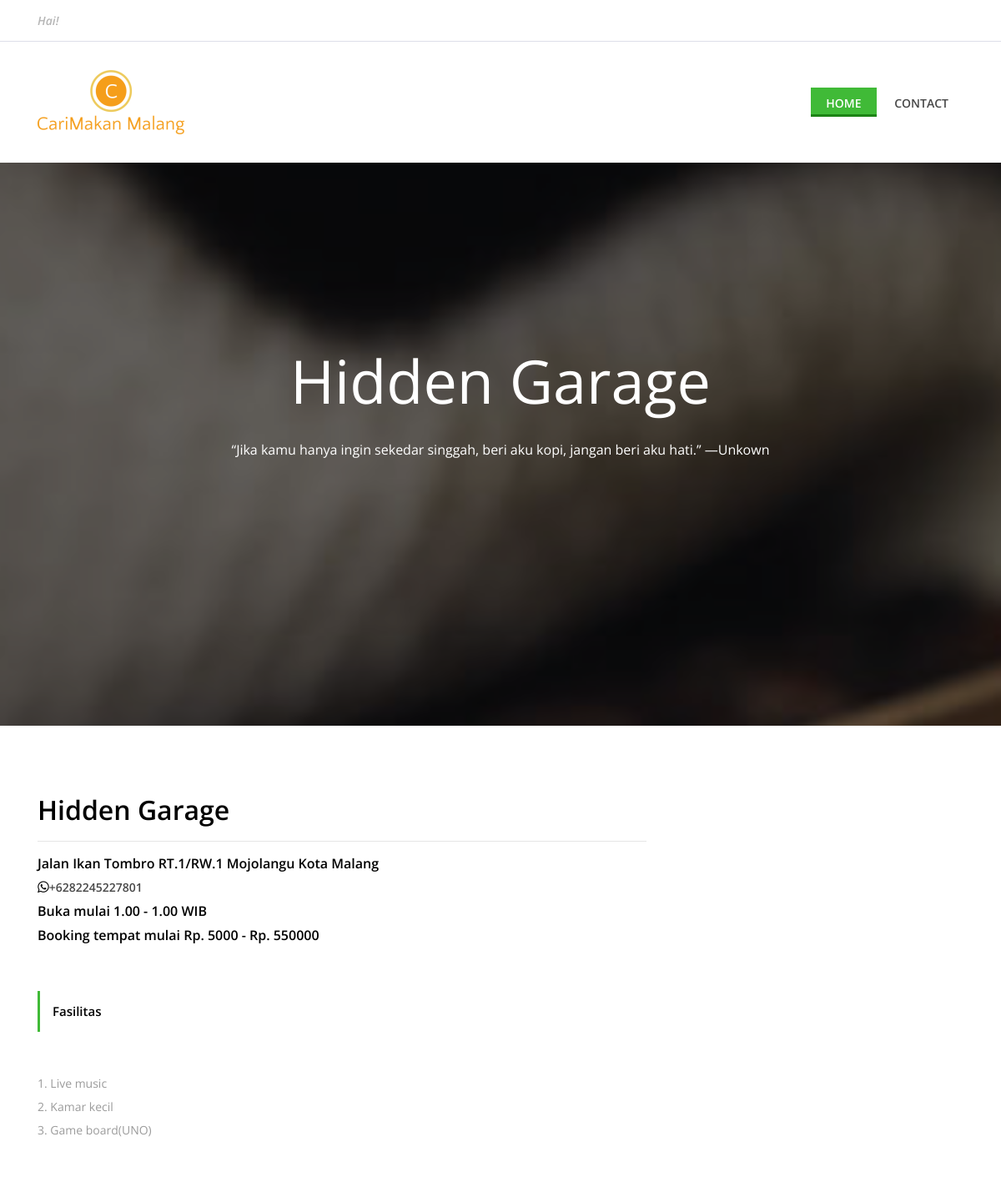
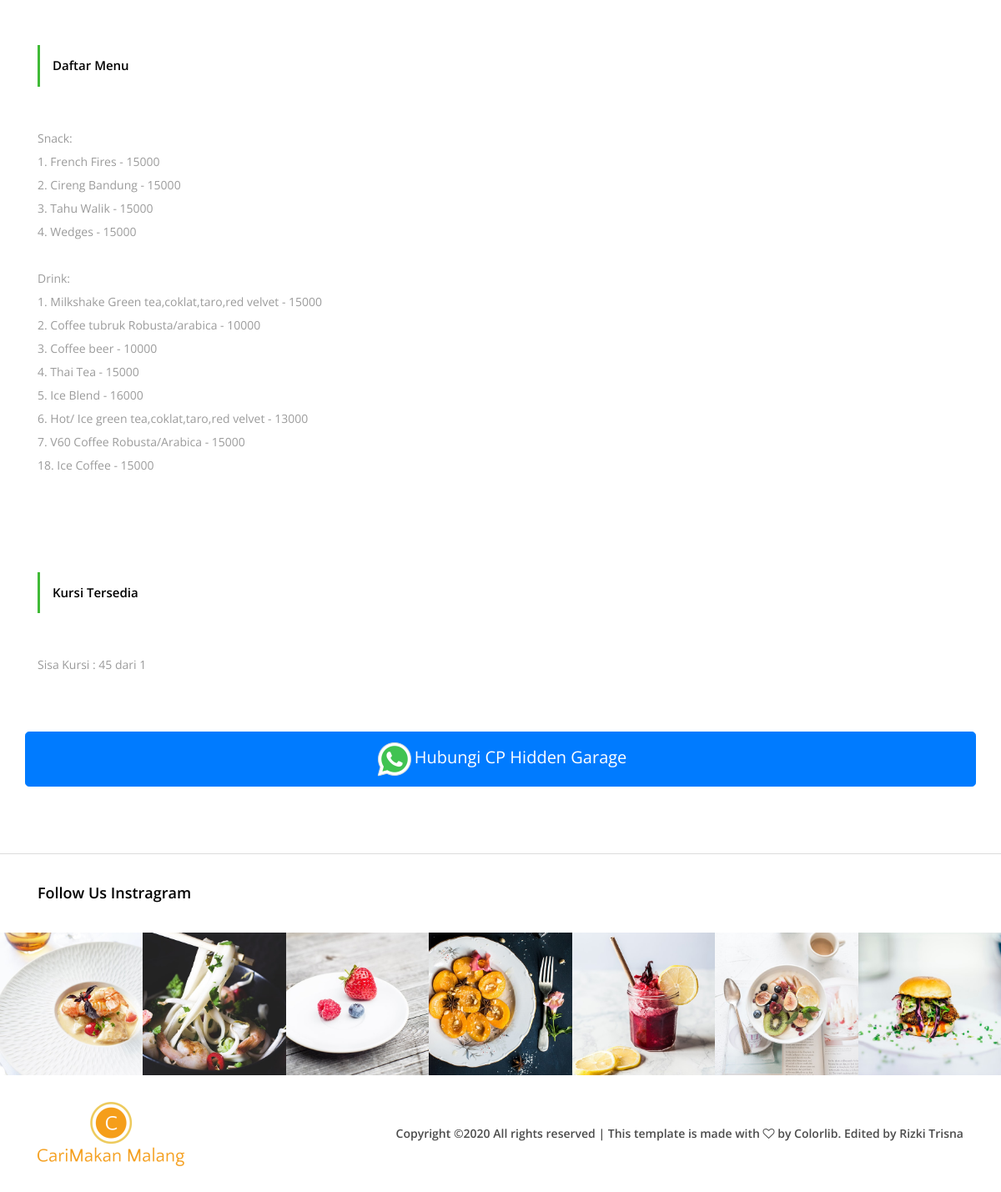
The app's page /coffee-rest-server/pelanggan/detailCafe/1 with its own data (2 pictures, top to bottom).
### tables this page shows
CREATE TABLE `tb_cafe` (
  `id_cafe` int(11) NOT NULL,
  `nm_cafe` varchar(50) NOT NULL,
  `fasilitas` text DEFAULT NULL,
  `daftar_menu` text DEFAULT NULL,
  `jam_buka` int(11) DEFAULT NULL,
  `jam_tutup` int(11) DEFAULT NULL,
  `alamat` text NOT NULL,
  `no_wa` varchar(25) NOT NULL,
  `kursi_sisa` int(11) DEFAULT NULL,
  `kursi_max` int(11) DEFAULT NULL,
  `id_status_sewa` int(11) NOT NULL,
  `harga_sewa_per_kursi` int(11) DEFAULT NULL,
  `harga_sewa_cafe` int(11) DEFAULT NULL,
  `gambar` varchar(100) DEFAULT NULL
);

### coffee-rest-server/application/controllers/Pelanggan.php (called while the page is built, shortened)
<?php
class Pelanggan extends CI_Controller
{
    public function __construct()
    {
        $this->load->model('User_model');
        $this->load->model('Cafe_model');
        $this->load->model('Restaurant_model');
        $this->load->model('Status_sewa_model');
        $this->load->model('Level_model');
        $this->load->library('form_validation');
        $this->load->library('session');
        $this->load->helper(array('form', 'url'));
    }
    public function detailCafe($id)
    {
        $data['judul'] = 'Detail Cafe ';
        $data['cafe'] = $this->Cafe_model->getCafe($id);
        $data['sewa'] = $this->Status_sewa_model->getStatus();
        $this->load->view('pelanggan/cafe/header', $data);
        $this->load->view('pelanggan/cafe/detail', $data);
        $this->load->view('pelanggan/cafe/footer');
    }
}

### coffee-rest-server/index.php (called while the page is built, shortened)
<?php
require_once BASEPATH.'core/CodeIgniter.php';

### coffee-rest-server/application/models/Cafe_model.php (called while the page is built, shortened)
<?php
class Cafe_model extends CI_Model
{
    public function getCafe($id_cafe = null)
    {
        if ($id_cafe === null) {
            return $this->db->get('tb_cafe')->result_array();
        } else {
            return $this->db->get_where('tb_cafe', ['id_cafe' => $id_cafe])->result_array();
        }
    }
}

### coffee-rest-server/application/views/pelanggan/cafe/detail.php (the view)
<?php foreach ($cafe as $dataCafe) : ?>
    <section class="cta-area bg-img bg-overlay" style="background-image: url(<?= base_url(); ?>upload/product/<?= $dataCafe['gambar']; ?>">
        <div class="container h-100">
            <div class="row h-100 align-items-center">
                <div class="col-12">
                    <div class="cta-content text-center">
                        <h2><?= $dataCafe['nm_cafe']; ?></h2>
                        <p>“Jika kamu hanya ingin sekedar singgah, beri aku kopi, jangan beri aku hati.” —Unkown</p>
                    </div>
                </div>
            </div>
        </div>
    </section>
    <div class="receipe-post-area section-padding-80">
        <div class="receipe-content-area">
            <div class="container">
                <div class="row">
                    <div class="col-12 col-md-8">
                        <h2><?= $dataCafe['nm_cafe']; ?></h2>
                        <hr>
                        <h6><?= $dataCafe['alamat']; ?></h6>
                        <h6><i class="fa fa-whatsapp" aria-hidden="true"></i><a onclick="window.open('https://wa.me/<?= $dataCafe['no_wa']; ?>');" href="#"><?= $dataCafe['no_wa']; ?></a></h6>
                        <h6>Buka mulai <?= $dataCafe['jam_buka']; ?>.00 - <?= $dataCafe['jam_tutup']; ?>.00 WIB</h6>
                        <h6>Booking tempat mulai Rp. <?= $dataCafe['harga_sewa_per_kursi']; ?> - Rp. <?= $dataCafe['harga_sewa_cafe']; ?></h6>
                    </div>
                </div>
                <div class="row">
                    <div class="col-12 col-md-8">
                        <div class="receipe-headline my-5">
                            <div class="receipe-duration">
                                <h6>Fasilitas</h6>
                            </div>
                        </div>
                    </div>
                </div>
                <div class="row">
                    <div class="col-12 col-lg-8">
                        <div class="single-preparation-step d-flex">
                            <p><?= nl2br($dataCafe['fasilitas']); ?></p>
                        </div>
                    </div>
                </div>
                <div class="row">
                    <div class="col-12 col-md-8">
                        <div class="receipe-headline my-5">
                            <div class="receipe-duration">
                                <h6>Daftar Menu</h6>
                            </div>
                        </div>
                    </div>
                </div>
                <div class="row">
                    <div class="col-12 col-lg-8">
                        <div class="single-preparation-step d-flex">
                            <p><?= nl2br($dataCafe['daftar_menu']); ?></p>
                        </div>
                    </div>
                </div>
                <div class="row">
                    <div class="col-12 col-md-8">
                        <div class="receipe-headline my-5">
                            <div class="receipe-duration">
                                <h6>Kursi Tersedia</h6>
                            </div>
                        </div>
                    </div>
                </div>
                <div class="row">
                    <div class="col-12 col-lg-8">
                        <div class="single-preparation-step d-flex">
                            <p>Sisa Kursi : <?= nl2br($dataCafe['kursi_sisa']); ?> dari <?= nl2br($dataCafe['kursi_max']); ?> </p>
                        </div>
                    </div>
                </div>
                <div class="row">
                    <button type="button" onclick="window.open('https://wa.me/<?= $dataCafe['no_wa']; ?>');" class="btn btn-primary btn-lg btn-block">
                        <img src="<?= base_url(); ?>css/pelanggan/img/core-img/wa-icon-48.png" alt="">Hubungi CP <?= $dataCafe['nm_cafe']; ?></button>
                </div>
            </div>
        </div>
    </div>
<?php endforeach; ?>

### coffee-rest-server/css/pelanggan/style.css (style rules this page uses)
* { margin: 0; padding: 0; }
body { font-family: "Open Sans", sans-serif; font-size: 14px; }
h1, h2, h3, h4, h5, h6 { color: #000000; line-height: 1.3; font-weight: 600; }
p { color: #9b9b9b; font-size: 14px; line-height: 2; font-weight: 400; }
a, a:hover, a:focus { -webkit-transition-duration: 500ms; transition-duration: 500ms; text-decoration: none; outline: 0 solid transparent; color: #000000; font-weight: 600; font-size: 14px; color: #474747; }
img { height: auto; max-width: 100%; }
.section-padding-80 { padding-top: 80px; padding-bottom: 80px; }
.bg-img { background-position: center center; background-size: cover; background-repeat: no-repeat; }
.bg-overlay { position: relative; z-index: 2; background-position: center center; background-size: cover; }
.bg-overlay::after { background-color: rgba(10, 12, 18, 0.55); position: absolute; z-index: -1; top: 0; left: 0; width: 100%; height: 100%; content: ""; }
.cta-area { position: relative; z-index: 2; width: 100%; height: 675px; background-attachment: fixed; }
.cta-area .cta-content h2 { font-size: 72px; margin-bottom: 20px; color: #ffffff; font-weight: 400; }
.cta-area .cta-content p { color: #ffffff; margin-bottom: 100px; font-size: 16px; }
.receipe-headline .receipe-duration { border-left: 3px solid #40ba37; padding: 15px; }
.receipe-headline .receipe-duration h6 { font-size: 15px; margin-bottom: 5px; }
.receipe-headline .receipe-duration h6:last-child { margin-bottom: 0; }
.single-preparation-step { position: relative; z-index: 1; margin-bottom: 50px; }

### records on screen
tb_cafe: gambar (picture), nm_cafe "Hidden Garage", alamat "Jalan Ikan Tombro RT.1/RW.1 Mojolangu Kota Malang", no_wa "+6282245227801", jam_buka "1", jam_tutup "1", harga_sewa_per_kursi "5000", harga_sewa_cafe "550000", fasilitas "1. Live music 2. Kamar kecil 3. Game board(UNO)", daftar_menu "Snack: 1. French Fires - 15000 2. Cireng Bandung - 15000 3. Tahu Walik - 15000 4. Wedges - 15000 Drink: 1. Milkshake Green tea,coklat,taro,red velvet - 15000 2. Coffee tubruk Robusta/arabica - 10000 3. Coffee beer - 10000 4. Thai Tea - 15000 5. Ice Blend - 16000 6. Hot/ Ice green tea,coklat,taro,red velvet - 13000 7. V60 Coffee Robusta/Arabica - 15000 18. Ice Coffee - 15000", kursi_sisa "45", kursi_max "1"
